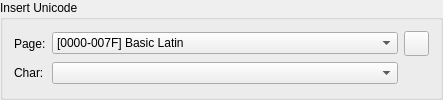
      <widget class="QGroupBox" name="buttonGroup5">
       <property name="title">
        <string>Insert Unicode</string>
       </property>
       <layout class="QGridLayout">
        <item row="0" column="0">
         <widget class="QLabel" name="textLabel1">
          <property name="text">
           <string>Page:</string>
          </property>
          <property name="wordWrap">
           <bool>false</bool>
          </property>
         </widget>
        </item>
        <item row="1" column="0">
         <widget class="QLabel" name="textLabel1_2">
          <property name="text">
           <string>Char:</string>
          </property>
          <property name="wordWrap">
           <bool>false</bool>
          </property>
         </widget>
        </item>
        <item row="0" column="1">
         <widget class="QComboBox" name="cbUniPage">
          <property name="sizePolicy">
           <sizepolicy hsizetype="MinimumExpanding" vsizetype="Fixed">
            <horstretch>0</horstretch>
            <verstretch>0</verstretch>
           </sizepolicy>
          </property>
          <property name="minimumSize">
           <size>
            <width>200</width>
            <height>0</height>
           </size>
          </property>
          <item>
           <property name="text">
            <string>[0000-007F] Basic Latin</string>
           </property>
          </item>
          <item>
           <property name="text">
            <string>[0080-00FF] Latin-1 Supplementary</string>
           </property>
          </item>
          <item>
           <property name="text">
            <string>[0100-017F] Latin Extended-A</string>
           </property>
          </item>
          <item>
           <property name="text">
            <string>[0180-024F] Latin Extended-B</string>
           </property>
          </item>
          <item>
           <property name="text">
            <string>[0250-02AF] IPA Extensions</string>
           </property>
          </item>
          <item>
           <property name="text">
            <string>[02B0-02FF] Spacing Modifier Letters</string>
           </property>
          </item>
          <item>
           <property name="text">
            <string>[0300-036F] Combining Diacritical Marks</string>
           </property>
          </item>
          <item>
           <property name="text">
            <string>[0370-03FF] Greek and Coptic</string>
           </property>
          </item>
          <item>
           <property name="text">
            <string>[0400-04FF] Cyrillic</string>
           </property>
          </item>
          <item>
           <property name="text">
            <string>[0500-052F] Cyrillic Supplementary</string>
           </property>
          </item>
          <item>
           <property name="text">
            <string>[0530-058F] Armenian</string>
           </property>
          </item>
          <item>
           <property name="text">
            <string>[0590-05FF] Hebrew</string>
           </property>
          </item>
          <item>
           <property name="text">
            <string>[0600-06FF] Arabic</string>
           </property>
          </item>
          <item>
           <property name="text">
            <string>[0700-074F] Syriac</string>
           </property>
          </item>
          <item>
           <property name="text">
            <string>[0780-07BF] Thaana</string>
           </property>
          </item>
          <item>
           <property name="text">
            <string>[0900-097F] Devanagari</string>
           </property>
          </item>
          <item>
           <property name="text">
            <string>[0980-09FF] Bengali</string>
           </property>
          </item>
          <item>
           <property name="text">
            <string>[0A00-0A7F] Gurmukhi</string>
           </property>
          </item>
          <item>
           <property name="text">
            <string>[0A80-0AFF] Gujarati</string>
           </property>
          </item>
          <item>
           <property name="text">
            <string>[0B00-0B7F] Oriya</string>
           </property>
          </item>
          <item>
           <property name="text">
            <string>[0B80-0BFF] Tamil</string>
           </property>
          </item>
          <item>
           <property name="text">
            <string>[0C00-0C7F] Telugu</string>
           </property>
          </item>
          <item>
           <property name="text">
            <string>[0C80-0CFF] Kannada</string>
           </property>
          </item>
          <item>
           <property name="text">
            <string>[0D00-0D7F] Malayalam</string>
           </property>
          </item>
          <item>
           <property name="text">
            <string>[0D80-0DFF] Sinhala</string>
           </property>
          </item>
          <item>
           <property name="text">
            <string>[0E00-0E7F] Thai</string>
           </property>
          </item>
          <item>
           <property name="text">
            <string>[0E80-0EFF] Lao</string>
           </property>
          </item>
          <item>
           <property name="text">
            <string>[0F00-0FFF] Tibetan</string>
           </property>
          </item>
          <item>
           <property name="text">
            <string>[1000-109F] Myanmar</string>
           </property>
          </item>
          <item>
           <property name="text">
            <string>[10A0-10FF] Georgian</string>
           </property>
          </item>
          <item>
           <property name="text">
            <string>[1100-11FF] Hangul Jamo</string>
           </property>
          </item>
          <item>
           <property name="text">
            <string>[1200-137F] Ethiopic</string>
           </property>
          </item>
          <item>
           <property name="text">
            <string>[13A0-13FF] Cherokee</string>
           </property>
          </item>
          <item>
           <property name="text">
            <string>[1400-167F] Unified Canadian Aboriginal Syllabic</string>
           </property>
          </item>
          <item>
           <property name="text">
            <string>[1680-169F] Ogham</string>
           </property>
          </item>
          <item>
           <property name="text">
            <string>[16A0-16FF] Runic</string>
           </property>
          </item>
          <item>
           <property name="text">
            <string>[1700-171F] Tagalog</string>
           </property>
          </item>
          <item>
           <property name="text">
            <string>[1720-173F] Hanunoo</string>
           </property>
          </item>
          <item>
           <property name="text">
            <string>[1740-175F] Buhid</string>
           </property>
          </item>
          <item>
           <property name="text">
            <string>[1760-177F] Tagbanwa</string>
           </property>
          </item>
          <item>
           <property name="text">
            <string>[1780-17FF] Khmer</string>
           </property>
          </item>
          <item>
           <property name="text">
            <string>[1800-18AF] Mongolian</string>
           </property>
          </item>
          <item>
           <property name="text">
            <string>[1E00-1EFF] Latin Extended Additional</string>
           </property>
          </item>
          <item>
           <property name="text">
            <string>[1F00-1FFF] Greek Extended</string>
           </property>
          </item>
          <item>
           <property name="text">
            <string>[2000-206F] General Punctuation</string>
           </property>
          </item>
          <item>
           <property name="text">
            <string>[2070-209F] Superscripts and Subscripts</string>
           </property>
          </item>
          <item>
           <property name="text">
            <string>[20A0-20CF] Currency Symbols</string>
           </property>
          </item>
          <item>
           <property name="text">
            <string>[20D0-20FF] Combining Marks for Symbols</string>
           </property>
          </item>
          <item>
           <property name="text">
            <string>[2100-214F] Letterlike Symbols</string>
           </property>
          </item>
          <item>
           <property name="text">
            <string>[2150-218F] Number Forms</string>
           </property>
          </item>
          <item>
           <property name="text">
            <string>[2190-21FF] Arrows</string>
           </property>
          </item>
          <item>
           <property name="text">
            <string>[2200-22FF] Mathematical Operators</string>
           </property>
          </item>
          <item>
           <property name="text">
            <string>[2300-23FF] Miscellaneous Technical</string>
           </property>
          </item>
          <item>
           <property name="text">
            <string>[2400-243F] Control Pictures</string>
           </property>
          </item>
          <item>
           <property name="text">
            <string>[2440-245F] Optical Character Recognition</string>
           </property>
          </item>
          <item>
           <property name="text">
            <string>[2460-24FF] Enclosed Alphanumerics</string>
           </property>
          </item>
          <item>
           <property name="text">
            <string>[2500-257F] Box Drawing</string>
           </property>
          </item>
          <item>
           <property name="text">
            <string>[2580-259F] Block Elements</string>
           </property>
          </item>
          <item>
           <property name="text">
            <string>[25A0-25FF] Geometric Shapes</string>
           </property>
          </item>
          <item>
           <property name="text">
            <string>[2600-26FF] Miscellaneous Symbols</string>
           </property>
          </item>
          <item>
           <property name="text">
            <string>[2700-27BF] Dingbats</string>
           </property>
          </item>
          <item>
           <property name="text">
            <string>[27C0-27EF] Miscellaneous Mathematical Symbols-A</string>
           </property>
          </item>
          <item>
           <property name="text">
            <string>[27F0-27FF] Supplemental Arrows-A</string>
           </property>
          </item>
          <item>
           <property name="text">
            <string>[2800-28FF] Braille Patterns</string>
           </property>
          </item>
          <item>
           <property name="text">
            <string>[2900-297F] Supplemental Arrows-B</string>
           </property>
          </item>
          <item>
           <property name="text">
            <string>[2980-29FF] Miscellaneous Mathematical Symbols-B</string>
           </property>
          </item>
          <item>
           <property name="text">
            <string>[2A00-2AFF] Supplemental Mathematical Operators</string>
           </property>
          </item>
          <item>
           <property name="text">
            <string>[2E80-2EFF] CJK Radicals Supplement</string>
           </property>
          </item>
          <item>
           <property name="text">
            <string>[2F00-2FDF] Kangxi Radicals</string>
           </property>
          </item>
          <item>
           <property name="text">
            <string>[2FF0-2FFF] Ideographic Description Characters</string>
           </property>
          </item>
          <item>
           <property name="text">
            <string>[3000-303F] CJK Symbols and Punctuation</string>
           </property>
          </item>
          <item>
           <property name="text">
            <string>[3040-309F] Hiragana</string>
           </property>
          </item>
          <item>
           <property name="text">
            <string>[30A0-30FF] Katakana</string>
           </property>
          </item>
          <item>
           <property name="text">
            <string>[3100-312F] Bopomofo</string>
           </property>
          </item>
          <item>
           <property name="text">
            <string>[3130-318F] Hangul Compatibility Jamo</string>
           </property>
          </item>
          <item>
           <property name="text">
            <string>[3190-319F] Kanbun</string>
           </property>
          </item>
          <item>
           <property name="text">
            <string>[31A0-31BF] Bopomofo Extended</string>
           </property>
          </item>
          <item>
           <property name="text">
            <string>[3200-32FF] Enclosed CJK Letters and Months</string>
           </property>
          </item>
          <item>
           <property name="text">
            <string>[3300-33FF] CJK Compatibility</string>
           </property>
          </item>
          <item>
           <property name="text">
            <string>[3400-4DBF] CJK Unified Ideographs Extension A</string>
           </property>
          </item>
          <item>
           <property name="text">
            <string>[4E00-9FAF] CJK Unified Ideographs</string>
           </property>
          </item>
          <item>
           <property name="text">
            <string>[A000-A48F] Yi Syllables</string>
           </property>
          </item>
          <item>
           <property name="text">
            <string>[A490-A4CF] Yi Radicals</string>
           </property>
          </item>
          <item>
           <property name="text">
            <string>[AC00-D7AF] Hangul Syllables</string>
           </property>
          </item>
          <item>
           <property name="text">
            <string>[D800-DBFF] High Surrogates</string>
           </property>
          </item>
          <item>
           <property name="text">
            <string>[DC00-DFFF] Low Surrogate Area</string>
           </property>
          </item>
          <item>
           <property name="text">
            <string>[E000-F8FF] Private Use Area</string>
           </property>
          </item>
          <item>
           <property name="text">
            <string>[F900-FAFF] CJK Compatibility Ideographs</string>
           </property>
          </item>
          <item>
           <property name="text">
            <string>[FB00-FB4F] Alphabetic Presentation Forms</string>
           </property>
          </item>
          <item>
           <property name="text">
            <string>[FB50-FDFF] Arabic Presentation Forms-A</string>
           </property>
          </item>
          <item>
           <property name="text">
            <string>[FE00-FE0F] Variation Selectors</string>
           </property>
          </item>
          <item>
           <property name="text">
            <string>[FE20-FE2F] Combining Half Marks</string>
           </property>
          </item>
          <item>
           <property name="text">
            <string>[FE30-FE4F] CJK Compatibility Forms</string>
           </property>
          </item>
          <item>
           <property name="text">
            <string>[FE50-FE6F] Small Form Variants</string>
           </property>
          </item>
          <item>
           <property name="text">
            <string>[FE70-FEFF] Arabic Presentation Forms-B</string>
           </property>
          </item>
          <item>
           <property name="text">
            <string>[FF00-FFEF] Halfwidth and Fullwidth Forms</string>
           </property>
          </item>
          <item>
           <property name="text">
            <string>[FFF0-FFFF] Specials</string>
           </property>
          </item>
          <item>
           <property name="text">
            <string>[10300-1032F] Old Italic</string>
           </property>
          </item>
          <item>
           <property name="text">
            <string>[10330-1034F] Gothic</string>
           </property>
          </item>
          <item>
           <property name="text">
            <string>[10400-1044F] Deseret</string>
           </property>
          </item>
          <item>
           <property name="text">
            <string>[1D000-1D0FF] Byzantine Musical Symbols</string>
           </property>
          </item>
          <item>
           <property name="text">
            <string>[1D100-1D1FF] Musical Symbols</string>
           </property>
          </item>
          <item>
           <property name="text">
            <string>[1D400-1D7FF] Mathematical Alphanumeric Symbols</string>
           </property>
          </item>
          <item>
           <property name="text">
            <string>[20000-2A6DF] CJK Unified Ideographs Extension B</string>
           </property>
          </item>
          <item>
           <property name="text">
            <string>[2F800-2FA1F] CJK Compatibility Ideographs Supplement</string>
           </property>
          </item>
          <item>
           <property name="text">
            <string>[E0000-E007F] Tags</string>
           </property>
          </item>
          <item>
           <property name="text">
            <string>[F0000-FFFFD] Supplementary Private Use Area-A</string>
           </property>
          </item>
          <item>
           <property name="text">
            <string>[100000-10FFFD] Supplementary Private Use Area-B</string>
           </property>
          </item>
         </widget>
        </item>
        <item row="1" column="1">
         <widget class="QComboBox" name="cbUniChar">
          <property name="sizePolicy">
           <sizepolicy hsizetype="MinimumExpanding" vsizetype="Fixed">
            <horstretch>0</horstretch>
            <verstretch>0</verstretch>
           </sizepolicy>
          </property>
          <property name="minimumSize">
           <size>
            <width>25</width>
            <height>0</height>
           </size>
          </property>
         </widget>
        </item>
        <item row="0" column="2">
         <widget class="QToolButton" name="bUnicode">
          <property name="sizePolicy">
           <sizepolicy hsizetype="Preferred" vsizetype="Fixed">
            <horstretch>0</horstretch>
            <verstretch>0</verstretch>
           </sizepolicy>
          </property>
          <property name="minimumSize">
           <size>
            <width>25</width>
            <height>25</height>
           </size>
          </property>
          <property name="maximumSize">
           <size>
            <width>25</width>
            <height>25</height>
           </size>
          </property>
          <property name="text">
           <string/>
          </property>
         </widget>
        </item>
       </layout>
      </widget>
